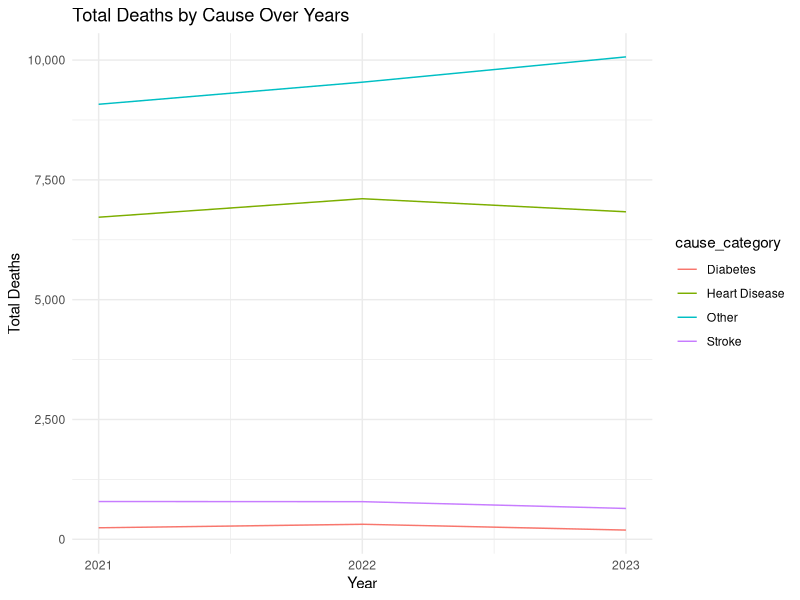
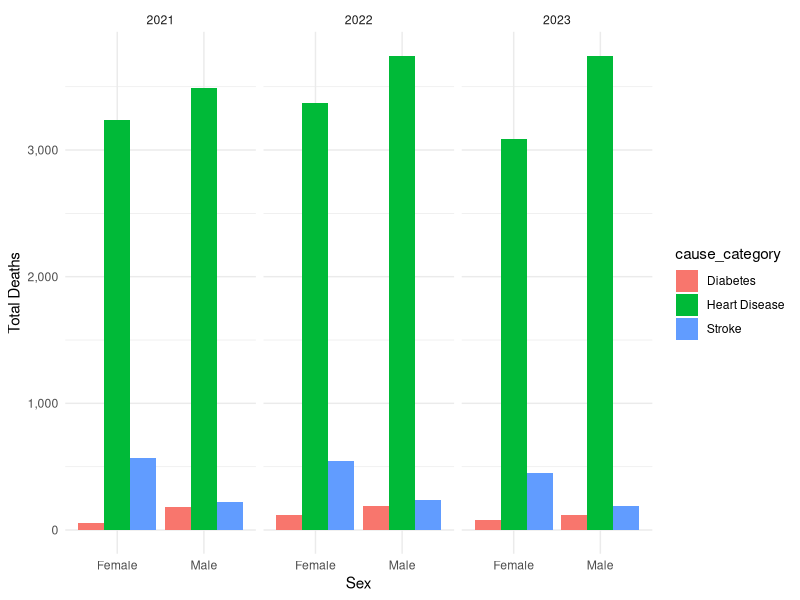
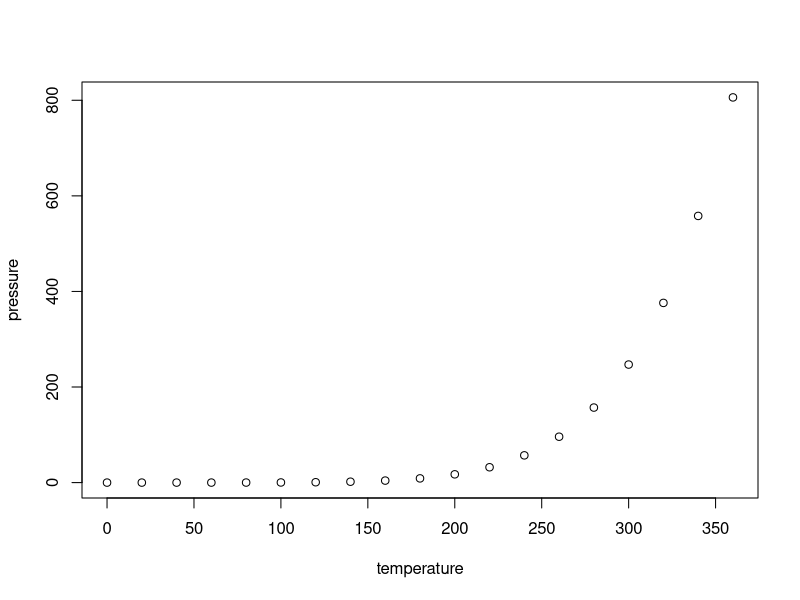

These figures' R source, in order:
## ---- chunk 1
# Load required packages
library(tidyverse)
library(readxl)
library(here)
library(scales)

# Set default chunk options
knitr::opts_chunk$set(
  echo = TRUE,          # Show code
  warning = FALSE,      # Hide warnings
  message = FALSE       # Hide messages
)

# Source project functions

# Load processed data
clean_data <- read_csv(here("data/processed/clean_data.csv"))
mort_selected <- read_csv(here("data/processed/mort_selected.csv"))
## ---- chunk 2

overall_by_cause <- clean_data %>%
  filter(cause_category %in% c("Heart Disease", "Diabetes", "Stroke")) %>%
  group_by(cause_category) %>%
  summarise(total_deaths = sum(deaths, na.rm = TRUE)) %>%
  arrange(desc(total_deaths))

overall_by_cause

## ---- chunk 3

ggplot(clean_data, aes(x = year, y = deaths, color = cause_category)) +
  geom_line(stat = "summary", fun = sum) +
  scale_x_continuous(breaks = c(2021, 2022, 2023)) +
  scale_y_continuous(labels = comma) +
  labs(title = "Total Deaths by Cause Over Years",
       x = "Year", y = "Total Deaths") +
  theme_minimal()

## ---- chunk 4

overall_by_sex <- clean_data %>%
group_by(sex) %>%
summarise(total_deaths = sum(deaths, na.rm = TRUE))

overall_by_sex

sex_by_cause <- clean_data %>%
filter(cause_category %in% c("Heart Disease", "Diabetes", "Stroke")) %>%
group_by(sex, cause_category) %>%
summarise(total_deaths = sum(deaths, na.rm = TRUE))

sex_by_cause

## ---- chunk 5
library(dplyr)
library(ggplot2)
library(scales)

# Summarize deaths by year, sex, and cause
deaths_by_sex <- clean_data %>%
  filter(cause_category %in% c("Heart Disease", "Diabetes", "Stroke")) %>%
  group_by(year, sex, cause_category) %>%
  summarise(total_deaths = sum(deaths, na.rm = TRUE), .groups = "drop")

# Plot deaths by sex, cause, and year
ggplot(deaths_by_sex, aes(x = sex, y = total_deaths, fill = cause_category)) +
  geom_col(position = "dodge") +
  facet_wrap(~year) +
  scale_y_continuous(labels = comma) +
  labs( #title = "Deaths by Sex, Cause, and Year",
       x = "Sex", y = "Total Deaths") +
  theme_minimal()
## ---- chunk 6

overall_by_age <- clean_data %>%
group_by(age_group) %>%
summarise(total_deaths = sum(deaths, na.rm = TRUE))

overall_by_age

## ---- chunk 7

deaths_by_county <- clean_data %>%
filter(cause_category %in% c("Heart Disease", "Diabetes", "Stroke")) %>%
group_by(county, cause_category) %>%
summarise(total_deaths = sum(deaths, na.rm = TRUE))

deaths_by_county

## ---- chunk 8
summary(cars)
## ---- chunk 9
plot(pressure)
